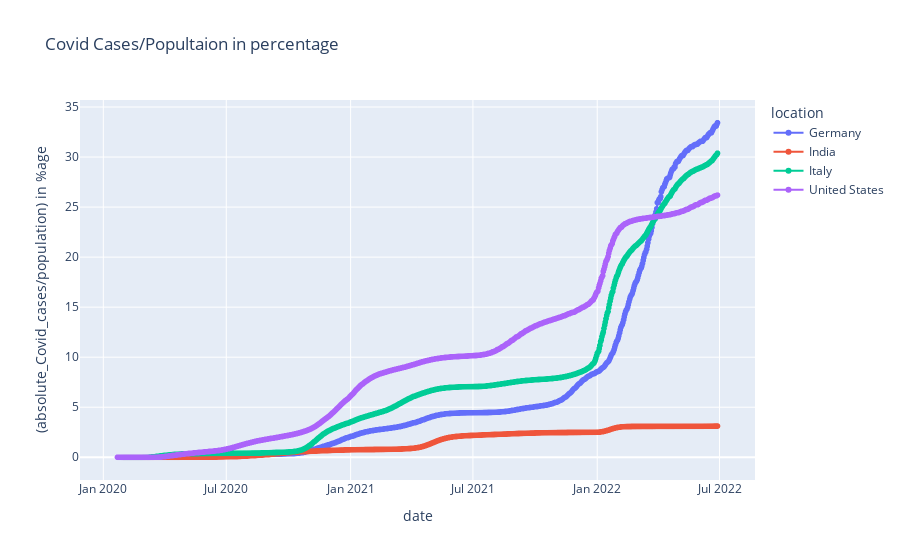

Here is the notebook cell this chart was saved with:
### Markdown cell above
###  Linear Graph for the relative cases overtime of Covid infectors (absolut Covid cases/population size)

### Code cell
fig = px.line(df_final_dataset, x="date", y="(absolute_Covid_cases/population) in %age",color ='location', title= 'Covid Cases/Popultaion in percentage', markers = True)
fig.show()

### Figure 1 — Plotly figure (JSON) as saved in the notebook; plotly's stock layout.template omitted (floating-point values rounded to 4 significant figures; data arrays with more than 128 entries replaced by an {"elided": "..."} marker saying what was removed)
{"data": [{"hovertemplate": "location=Germany<br>date=%{x}<br>(absolute_Covid_cases/population) in %age=%{y}<extra></extra>", "legendgroup": "Germany", "line": {"color": "#636efa", "dash": "solid"}, "marker": {"symbol": "circle"}, "mode": "lines+markers", "name": "Germany", "showlegend": true, "type": "scattergl", "x": {"elided": "884 str values"}, "xaxis": "x", "y": {"elided": "884 float values"}, "yaxis": "y"}, {"hovertemplate": "location=India<br>date=%{x}<br>(absolute_Covid_cases/population) in %age=%{y}<extra></extra>", "legendgroup": "India", "line": {"color": "#EF553B", "dash": "solid"}, "marker": {"symbol": "circle"}, "mode": "lines+markers", "name": "India", "showlegend": true, "type": "scattergl", "x": {"elided": "881 str values"}, "xaxis": "x", "y": {"elided": "881 float values"}, "yaxis": "y"}, {"hovertemplate": "location=Italy<br>date=%{x}<br>(absolute_Covid_cases/population) in %age=%{y}<extra></extra>", "legendgroup": "Italy", "line": {"color": "#00cc96", "dash": "solid"}, "marker": {"symbol": "circle"}, "mode": "lines+markers", "name": "Italy", "showlegend": true, "type": "scattergl", "x": {"elided": "880 str values"}, "xaxis": "x", "y": {"elided": "880 float values"}, "yaxis": "y"}, {"hovertemplate": "location=United States<br>date=%{x}<br>(absolute_Covid_cases/population) in %age=%{y}<extra></extra>", "legendgroup": "United States", "line": {"color": "#ab63fa", "dash": "solid"}, "marker": {"symbol": "circle"}, "mode": "lines+markers", "name": "United States", "showlegend": true, "type": "scattergl", "x": {"elided": "889 str values"}, "xaxis": "x", "y": {"elided": "889 float values"}, "yaxis": "y"}], "layout": {"legend": {"title": {"text": "location"}, "tracegroupgap": 0}, "title": {"text": "Covid Cases/Popultaion in percentage"}, "xaxis": {"anchor": "y", "domain": [0, 1], "title": {"text": "date"}}, "yaxis": {"anchor": "x", "domain": [0, 1], "title": {"text": "(absolute_Covid_cases/population) in %age"}}}}
